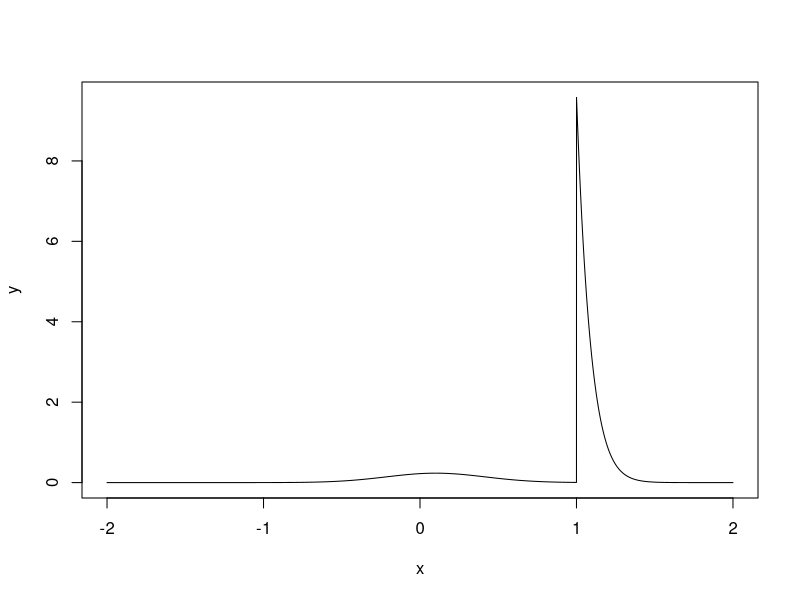
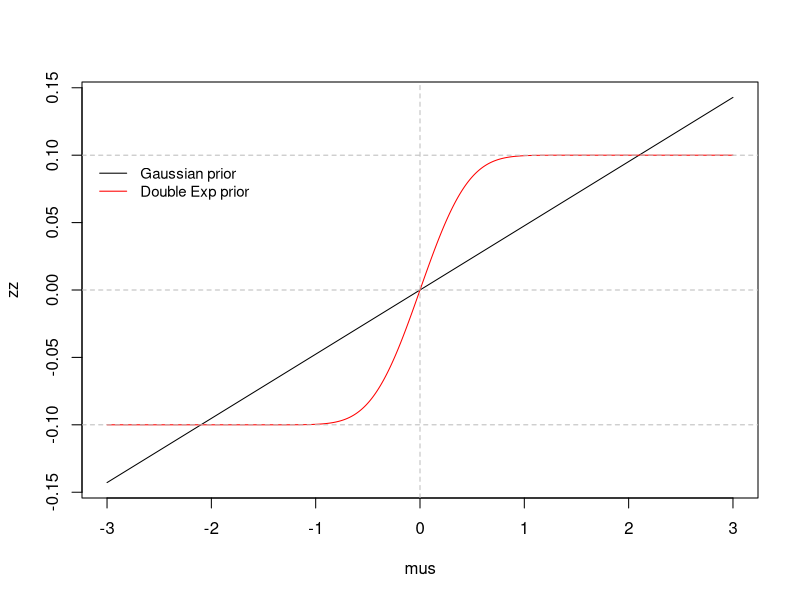

The R script that drew these images, in order:
### y_i ~ \normal(\theta, 1)
### \theta ~ DExp(\mu, \tau)
library(msm)

# Data and prior
ybar = 0
n    = 10
mu   = 1
tau  = 1


lambda1 = ybar + 1/(n*tau)
lambda2 = ybar - 1/(n*tau)

a = exp(-mu/tau + 0.5*n*lambda1^2)*pnorm((mu - lambda1)/sqrt(n))
b = exp(mu/tau + 0.5*n*lambda2^2)*pnorm((mu - lambda2)/sqrt(n), lower.tail=FALSE)
w1 = a/(a+b)

x = seq(-2,2,length=10000)
y = w1*dtnorm(x, mean=lambda1, sd=sqrt(1/n), lower=-Inf, upper=mu) + (1-w1)*dtnorm(x, mean=lambda2, sd=sqrt(1/n), lower=mu, upper=Inf)
plot(x,y,type="l")




## Posterior expectation as a function of mu
mus = seq(-3,3,length=1001)
lambda1 = ybar + 1/(n*tau)
lambda2 = ybar - 1/(n*tau)
a = exp(-mus/tau + 0.5*n*lambda1^2)*pnorm(sqrt(n)*(mus - lambda1))
b = exp( mus/tau + 0.5*n*lambda2^2)*pnorm(sqrt(n)*(mus - lambda2),lower.tail=FALSE)
w1 = a/(a+b)

yy = w1*(lambda1 - (1/sqrt(n))*dnorm(sqrt(n)*(mus-lambda1))/pnorm(sqrt(n)*(mus-lambda1))) +
     (1-w1)*(lambda2 + (1/sqrt(n))*dnorm(sqrt(n)*(mus-lambda2))/pnorm(sqrt(n)*(mus-lambda2),lower.tail=FALSE))

kappa2 = 2*tau^2  ## The variance of the double exponential is 2*tau^2
zz = (n*ybar + mus/kappa2)/(n + 1/kappa2)  # Under a Gaussian prior

plot(mus, zz, type="l")
lines(mus, yy, col="red")
abline(h=lambda1, lty=2, col="grey")
abline(h=lambda2, lty=2, col="grey")
abline(h=0, lty=2, col="grey")
abline(v=0, lty=2, col="grey")
legend(-3.2, 0.1, c("Gaussian prior","Double Exp prior"), col=c("black","red"),lty=c(1,1),bty="n",cex=0.9)
